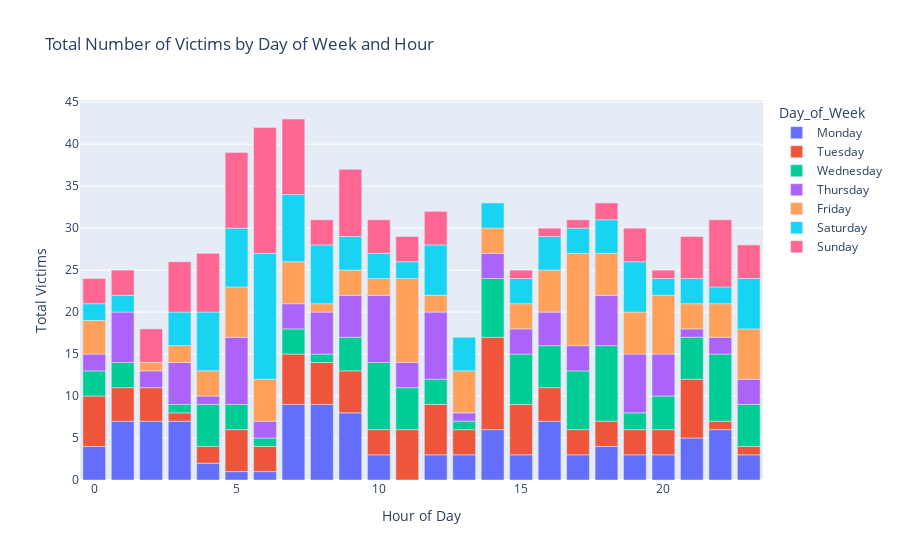

Source (notebook cell):
### Code cell
import plotly.express as px

# Group data by day name and hour, summing 'n_victimas'
grouped_data = data_hm.groupby([data_hm['fecha_hora'].dt.day_name().rename('Day_of_Week'), 
                                 data_hm['fecha_hora'].dt.hour.rename('Hour_of_Day')])['n_victimas'].sum().reset_index()

# Create a bar plot using Plotly Express
fig = px.bar(grouped_data, x='Hour_of_Day', y='n_victimas', color='Day_of_Week', 
             title='Total Number of Victims by Day of Week and Hour',
             labels={'Hour_of_Day': 'Hour of Day', 'n_victimas': 'Total Victims'},
             category_orders={'Day_of_Week': ['Monday', 'Tuesday', 'Wednesday', 'Thursday', 'Friday', 'Saturday', 'Sunday']})

# Show the plot
fig.show()

### Figure 1 — Plotly figure (JSON) as saved in the notebook; plotly's stock layout.template omitted (floating-point values rounded to 4 significant figures)
{"data": [{"alignmentgroup": "True", "hovertemplate": "Day_of_Week=Monday<br>Hour of Day=%{x}<br>Total Victims=%{y}<extra></extra>", "legendgroup": "Monday", "marker": {"color": "#636efa", "pattern": {"shape": ""}}, "name": "Monday", "offsetgroup": "Monday", "orientation": "v", "showlegend": true, "textposition": "auto", "type": "bar", "x": [0, 1, 2, 3, 4, 5, 6, 7, 8, 9, 10, 12, 13, 14, 15, 16, 17, 18, 19, 20, 21, 22, 23], "xaxis": "x", "y": [4, 7, 7, 7, 2, 1, 1, 9, 9, 8, 3, 3, 3, 6, 3, 7, 3, 4, 3, 3, 5, 6, 3], "yaxis": "y"}, {"alignmentgroup": "True", "hovertemplate": "Day_of_Week=Tuesday<br>Hour of Day=%{x}<br>Total Victims=%{y}<extra></extra>", "legendgroup": "Tuesday", "marker": {"color": "#EF553B", "pattern": {"shape": ""}}, "name": "Tuesday", "offsetgroup": "Tuesday", "orientation": "v", "showlegend": true, "textposition": "auto", "type": "bar", "x": [0, 1, 2, 3, 4, 5, 6, 7, 8, 9, 10, 11, 12, 13, 14, 15, 16, 17, 18, 19, 20, 21, 22, 23], "xaxis": "x", "y": [6, 4, 4, 1, 2, 5, 3, 6, 5, 5, 3, 6, 6, 3, 11, 6, 4, 3, 3, 3, 3, 7, 1, 1], "yaxis": "y"}, {"alignmentgroup": "True", "hovertemplate": "Day_of_Week=Wednesday<br>Hour of Day=%{x}<br>Total Victims=%{y}<extra></extra>", "legendgroup": "Wednesday", "marker": {"color": "#00cc96", "pattern": {"shape": ""}}, "name": "Wednesday", "offsetgroup": "Wednesday", "orientation": "v", "showlegend": true, "textposition": "auto", "type": "bar", "x": [0, 1, 3, 4, 5, 6, 7, 8, 9, 10, 11, 12, 13, 14, 15, 16, 17, 18, 19, 20, 21, 22, 23], "xaxis": "x", "y": [3, 3, 1, 5, 3, 1, 3, 1, 4, 8, 5, 3, 1, 7, 6, 5, 7, 9, 2, 4, 5, 8, 5], "yaxis": "y"}, {"alignmentgroup": "True", "hovertemplate": "Day_of_Week=Thursday<br>Hour of Day=%{x}<br>Total Victims=%{y}<extra></extra>", "legendgroup": "Thursday", "marker": {"color": "#ab63fa", "pattern": {"shape": ""}}, "name": "Thursday", "offsetgroup": "Thursday", "orientation": "v", "showlegend": true, "textposition": "auto", "type": "bar", "x": [0, 1, 2, 3, 4, 5, 6, 7, 8, 9, 10, 11, 12, 13, 14, 15, 16, 17, 18, 19, 20, 21, 22, 23], "xaxis": "x", "y": [2, 6, 2, 5, 1, 8, 2, 3, 5, 5, 8, 3, 8, 1, 3, 3, 4, 3, 6, 7, 5, 1, 2, 3], "yaxis": "y"}, {"alignmentgroup": "True", "hovertemplate": "Day_of_Week=Friday<br>Hour of Day=%{x}<br>Total Victims=%{y}<extra></extra>", "legendgroup": "Friday", "marker": {"color": "#FFA15A", "pattern": {"shape": ""}}, "name": "Friday", "offsetgroup": "Friday", "orientation": "v", "showlegend": true, "textposition": "auto", "type": "bar", "x": [0, 2, 3, 4, 5, 6, 7, 8, 9, 10, 11, 12, 13, 14, 15, 16, 17, 18, 19, 20, 21, 22, 23], "xaxis": "x", "y": [4, 1, 2, 3, 6, 5, 5, 1, 3, 2, 10, 2, 5, 3, 3, 5, 11, 5, 5, 7, 3, 4, 6], "yaxis": "y"}, {"alignmentgroup": "True", "hovertemplate": "Day_of_Week=Saturday<br>Hour of Day=%{x}<br>Total Victims=%{y}<extra></extra>", "legendgroup": "Saturday", "marker": {"color": "#19d3f3", "pattern": {"shape": ""}}, "name": "Saturday", "offsetgroup": "Saturday", "orientation": "v", "showlegend": true, "textposition": "auto", "type": "bar", "x": [0, 1, 3, 4, 5, 6, 7, 8, 9, 10, 11, 12, 13, 14, 15, 16, 17, 18, 19, 20, 21, 22, 23], "xaxis": "x", "y": [2, 2, 4, 7, 7, 15, 8, 7, 4, 3, 2, 6, 4, 3, 3, 4, 3, 4, 6, 2, 3, 2, 6], "yaxis": "y"}, {"alignmentgroup": "True", "hovertemplate": "Day_of_Week=Sunday<br>Hour of Day=%{x}<br>Total Victims=%{y}<extra></extra>", "legendgroup": "Sunday", "marker": {"color": "#FF6692", "pattern": {"shape": ""}}, "name": "Sunday", "offsetgroup": "Sunday", "orientation": "v", "showlegend": true, "textposition": "auto", "type": "bar", "x": [0, 1, 2, 3, 4, 5, 6, 7, 8, 9, 10, 11, 12, 15, 16, 17, 18, 19, 20, 21, 22, 23], "xaxis": "x", "y": [3, 3, 4, 6, 7, 9, 15, 9, 3, 8, 4, 3, 4, 1, 1, 1, 2, 4, 1, 5, 8, 4], "yaxis": "y"}], "layout": {"barmode": "relative", "legend": {"title": {"text": "Day_of_Week"}, "tracegroupgap": 0}, "title": {"text": "Total Number of Victims by Day of Week and Hour"}, "xaxis": {"anchor": "y", "domain": [0, 1], "title": {"text": "Hour of Day"}}, "yaxis": {"anchor": "x", "domain": [0, 1], "title": {"text": "Total Victims"}}}}
